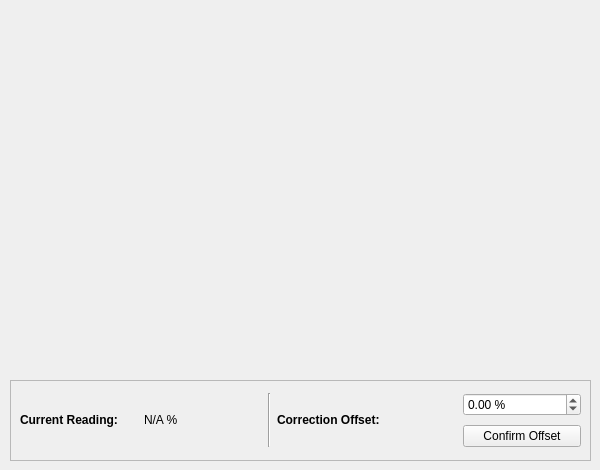
      <widget class="QWidget" name="tab_10">
       <attribute name="title">
        <string>Humidity</string>
       </attribute>
       <widget class="PlotWidget" name="ambient_humidity_graphWidget" native="true">
        <property name="geometry">
         <rect>
          <x>10</x>
          <y>10</y>
          <width>581</width>
          <height>361</height>
         </rect>
        </property>
       </widget>
       <widget class="QFrame" name="frame_2">
        <property name="geometry">
         <rect>
          <x>10</x>
          <y>380</y>
          <width>581</width>
          <height>81</height>
         </rect>
        </property>
        <property name="frameShape">
         <enum>QFrame::StyledPanel</enum>
        </property>
        <property name="frameShadow">
         <enum>QFrame::Raised</enum>
        </property>
        <widget class="QWidget" name="gridLayoutWidget_6">
         <property name="geometry">
          <rect>
           <x>10</x>
           <y>10</y>
           <width>561</width>
           <height>61</height>
          </rect>
         </property>
         <layout class="QGridLayout" name="gridLayout_6">
          <item row="0" column="3" rowspan="2">
           <widget class="Line" name="line_4">
            <property name="orientation">
             <enum>Qt::Vertical</enum>
            </property>
           </widget>
          </item>
          <item row="0" column="5">
           <widget class="QDoubleSpinBox" name="ambient_humidity_offset_doubleSpinBox">
            <property name="suffix">
             <string> %</string>
            </property>
            <property name="minimum">
             <double>-100.000000000000000</double>
            </property>
            <property name="maximum">
             <double>100.000000000000000</double>
            </property>
           </widget>
          </item>
          <item row="0" column="1" rowspan="2">
           <widget class="QLabel" name="ambient_humidity_label">
            <property name="minimumSize">
             <size>
              <width>0</width>
              <height>0</height>
             </size>
            </property>
            <property name="text">
             <string>&lt;html&gt;&lt;head/&gt;&lt;body&gt;&lt;p&gt;&lt;span style=&quot; font-weight:700;&quot;&gt;Current Reading:&lt;/span&gt;&lt;/p&gt;&lt;/body&gt;&lt;/html&gt;</string>
            </property>
           </widget>
          </item>
          <item row="1" column="5">
           <widget class="QPushButton" name="ambient_humidity_offset_pushButton">
            <property name="text">
             <string>Confirm Offset</string>
            </property>
           </widget>
          </item>
          <item row="0" column="2" rowspan="2">
           <widget class="QLabel" name="ambient_humidity_value_label">
            <property name="text">
             <string>N/A %</string>
            </property>
           </widget>
          </item>
          <item row="0" column="4" rowspan="2">
           <widget class="QLabel" name="label_7">
            <property name="minimumSize">
             <size>
              <width>180</width>
              <height>0</height>
             </size>
            </property>
            <property name="text">
             <string>&lt;html&gt;&lt;head/&gt;&lt;body&gt;&lt;p&gt;&lt;span style=&quot; font-weight:700;&quot;&gt;Correction Offset:&lt;/span&gt;&lt;/p&gt;&lt;/body&gt;&lt;/html&gt;</string>
            </property>
           </widget>
          </item>
         </layout>
        </widget>
       </widget>
      </widget>
